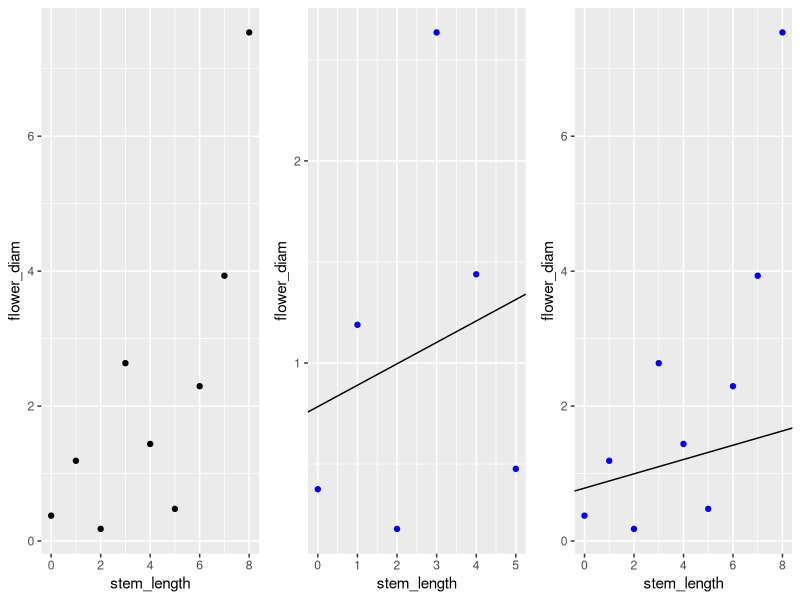

Recreate this plot in R.
## ---- chunk 1
## Make table
library(kableExtra)
library(dplyr)

df<- cbind(1:3)

colnames(df) <- c("Description")
rownames(df) <- c("Noncoverage", "Total Nonresponse", "Item Nonresponse")

df[,1] <- c("An element in the target population is not included in the survey sampling frame", "A sampled element does not participate in the survey", "A responding sampled element fails to provide acceptable responses to one or more of the survey items")

knitr::kable(df, caption = "Types of missingess")
## ---- chunk 2
library(gridExtra)
## ---- chunk 3
# Example 1: what happens when systematic bias is ignored, and missing values are dropped
## Should be using "gridExtra" package here
set.seed(1)
library(ggplot2)
library(dplyr)

stem_length <- seq(0, 8)
noise <- rnorm(9, 1, 1)

flower_diam <- exp(stem_length)/500 + noise

#plot(stem_length, flower_diam)
comb <- as_data_frame(cbind(stem_length, flower_diam))
a0 <- ggplot(data = comb, aes(x = stem_length, y = flower_diam)) + geom_point()

df <- as_data_frame(cbind(stem_length, flower_diam))

drop_stem_length <- stem_length[1:6]
drop_flower_diam <- flower_diam[1:6]
lin <- lm(drop_flower_diam~drop_stem_length, data = df)

a1 <- ggplot(data = df[1:6,], aes(x=stem_length, y=flower_diam)) + 
  geom_point(color = 'blue') + 
  geom_abline(slope = lin$coefficients[2], intercept = lin$coefficients[1])

a2 <- ggplot(data = df, aes(x=stem_length, y=flower_diam)) + 
  geom_point(color = 'blue') + 
  geom_abline(slope = lin$coefficients[2], intercept = lin$coefficients[1])

grid.arrange(a0, a1, a2, ncol=3)
